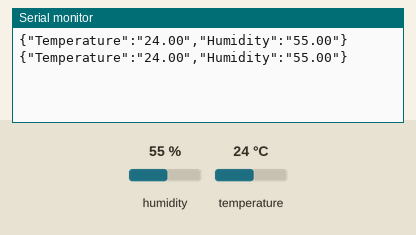
Simulated run of this sketch. Board: ESP32. On the bench: the last lines printed to the serial monitor. The inputs (shaded band) are chosen by the test bench; at power-on: humidity 55 %, temperature 24 °C.

Above: at 3.2 s.
3.3 s: humidity set to 22 %
At 5.8 s:
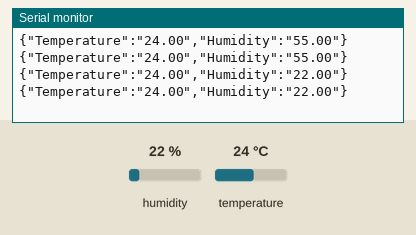
6.0 s: temperature set to 12 °C
At 6.6 s:
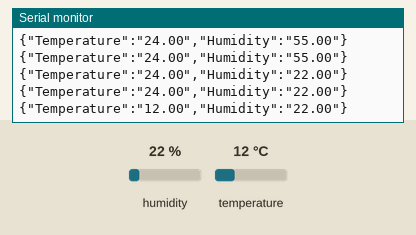
8.7 s: humidity set to 40 %
At 9.7 s:
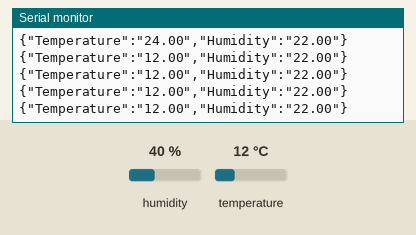
Timing chart, 0 to 11.7 s (numbered marks = the images above; inputs shaded):
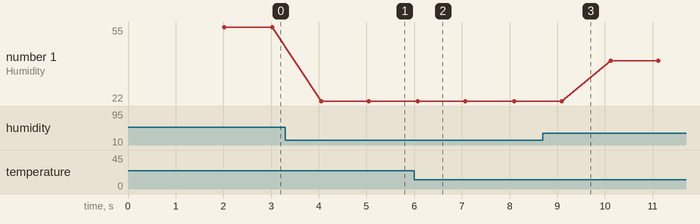

Measured:
- after the input at 3.3 s, the serial monitor: prints a new line after 0.75 s (image 1)
- after the input at 6.0 s, the serial monitor: prints a new line after 0.07 s (image 2)
- plotted number 1: 55 → 22 after the input at 3.3 s, 22 → 40 after the input at 8.7 s

The sketch:

ESP32_TEMPHUMD.ino
```cpp
#include<DHT.h>

DHT dht(25,DHT11);

void setup() {
  dht.begin();
  delay(2000);
  Serial.begin(115200);
}

void loop(){
  float temp = dht.readTemperature();
  float humd = dht.readHumidity();
  String jsonString = "{\"Temperature\":\"" + String(temp) + "\",\"Humidity\":\"" + String(humd) + "\"}";
  Serial.println(jsonString);
  delay(1000);
}
```
